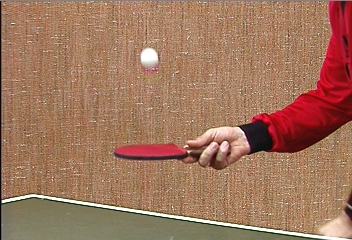
%> input picture Lab3/pingpong/0000.jpeg, 352 x 240 px; its folder holds only this picture in this run
$ octave demo_tracking.m   (GNU Octave 9; MATLAB toolbox functions it lacks are replaced by stand-ins)
%> lines starting %> are read from the running program, lines starting %| are printed output that depends on the picture
### Lab3/tracking.m
function [ ] = tracking(images, threshold, window_harris, kernel_size, sigma, window_lucas)
%> called with threshold = 185, window_harris = 4, kernel_size = 4, sigma = 1.3, window_lucas = 15
    % Harris corner detection on first image
    first_image = images{1};
%> first_image is the input picture: size 240x352x3 uint8; mean R, G, B 160.4, 117.6, 93.3
    [~, r, c] = harris_corner_detector(first_image, threshold, window_harris, kernel_size, sigma);
    filename = 'pingpong.gif';
    [row_size, col_size] = size(first_image);
    for i = 1:length(images)-1
        [Vx, Vy, ~, ~] = lucas_kanade(images{i}, images{i+1}, window_lucas, kernel_size, 2);
        % If r and c have values below 1 and the sizes, return back to
        % sizes
        r(r < 1) = 1;
        r(r > row_size) = row_size;
        c(c < 1) = 1;
        c(c > col_size) = col_size;
        % Calculate the indices of the windows of the corner points
        window_indices_r = ceil(r / window_lucas);
        window_indices_c = ceil(c / window_lucas);
        figure('Visible', 'off');
        imshow(images{i});
        hold on;
        quiver(c, r, Vx(window_indices_c), Vy(window_indices_r), 'color', 'red');
        F = getframe;
        % Capture the plot as an image
        im = frame2im(F);
        [imind,cm] = rgb2ind(im,256);
        % Write to the GIF File
        if i == 1
            imwrite(imind,cm,filename,'gif', 'Loopcount',inf, 'DelayTime',0.1);
        else
            imwrite(imind,cm,filename,'gif','WriteMode','append', 'DelayTime',0.1);
        end
        % Update corner points with scaling flow
        r = r + 2*Vy(window_indices_r);
        c = c + 2*Vx(window_indices_c);
    end

end

### Lab3/harris_corner_detector.m
function [H, r, c, Ix, Iy] = harris_corner_detector(I, threshold, N, kernel_size, sigma)
%> called with threshold = 185, N = 4, kernel_size = 4, sigma = 1.3
    % Convert to grayscale
    I_gray = rgb2gray(I);
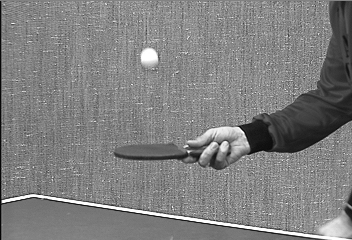
%> I_gray: size 240x352 uint8; min 1, max 255, mean 127.7
    size(I_gray)
%> ans = [240 352]

    % Gaussian derivative
    G = fspecial('gaussian', [kernel_size kernel_size], sigma);
    [Gx,Gy] = gradient(G);

    % Image derivatives by convolving with gaussian derivative
    Ix = imfilter(I_gray, Gx, 'conv');
    Iy = imfilter(I_gray, Gy, 'conv');
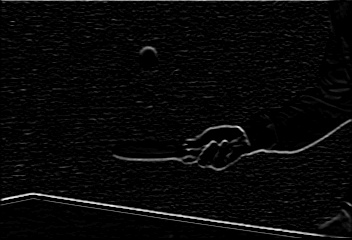
%> Iy: size 240x352 uint8; min 0, max 38, mean 1.2; drawn with min black and max white

    % Matrices of Q
    square_Ix = Ix.^2;
    square_Iy = Iy.^2;
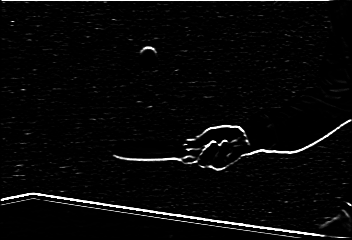
%> square_Iy: size 240x352 uint8; min 0, max 255, mean 8.3
    Ix_Iy = Ix .* Iy;
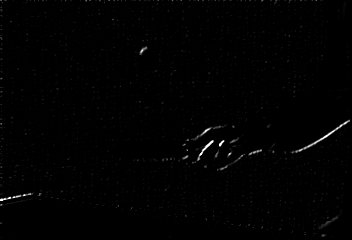
%> Ix_Iy: size 240x352 uint8; min 0, max 255, mean 1.7
    % Convolve with regular gaussian G
    A = imfilter(square_Ix, G, 'conv');
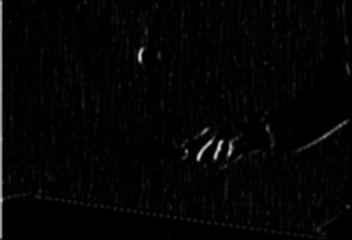
%> A: size 240x352 uint8; min 0, max 219, mean 4.4
    B = imfilter(Ix_Iy, G, 'conv');
    C = imfilter(square_Iy, G, 'conv');
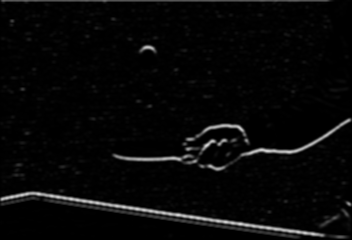
%> C: size 240x352 uint8; min 0, max 216, mean 7.8

    % Compute cornerness
    H = (A.*C - B.^2) - 0.04*((A + C).^2);
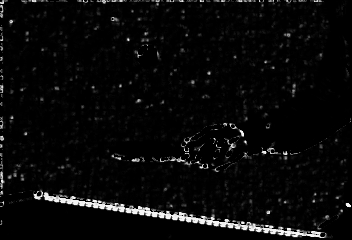
%> H: size 240x352 uint8; min 0, max 245, mean 9.6
    r = [];
    c = [];

    % Ignore edges of the matrix where window cant be applied
    for x = (N/2)+1:size(H,1)-(N/2)
        for y = (N/2)+1:size(H,2)-(N/2)
            % Retrieve slices around the sample based on window size N
            slice_1 = H(x-(N/2):x-1, y-(N/2):y-1);
            slice_2 = H(x+1:x+(N/2),y+1:y+(N/2));
            slice_3 = H(x-(N/2):x-1, y+1:y+(N/2));
            slice_4 = H(x+1:x+(N/2),y-(N/2):y-1);
            slice = [slice_1, slice_2; slice_3, slice_4];
            % Maximum in neighbourhood
            max_slice = max(slice(:));
            % Detect if corner
            if (H(x,y) > max_slice) & (H(x,y) > threshold)
                r = [r,x];
                c = [c,y];
            end
        end
    end
%> after the loop, c = 128 values, max 324 at index 128, min 3 at index 2, mean 170.8; r = 128 values from 3 to 238

end

### Lab3/demo_tracking.m
%% Read in images
image_files = dir('pingpong/*.jpeg');
images = cell(length(image_files), 1);

% Read in images
for i = 1:length(image_files)
    images{i} = imread(image_files(i).name);
end

%% Run tracking
threshold = 185;
window_harris = 4;
window_lucas = 15;
kernel_size = 4;
sigma = 1.3;

tracking(images, threshold, window_harris, kernel_size, sigma, window_lucas)
